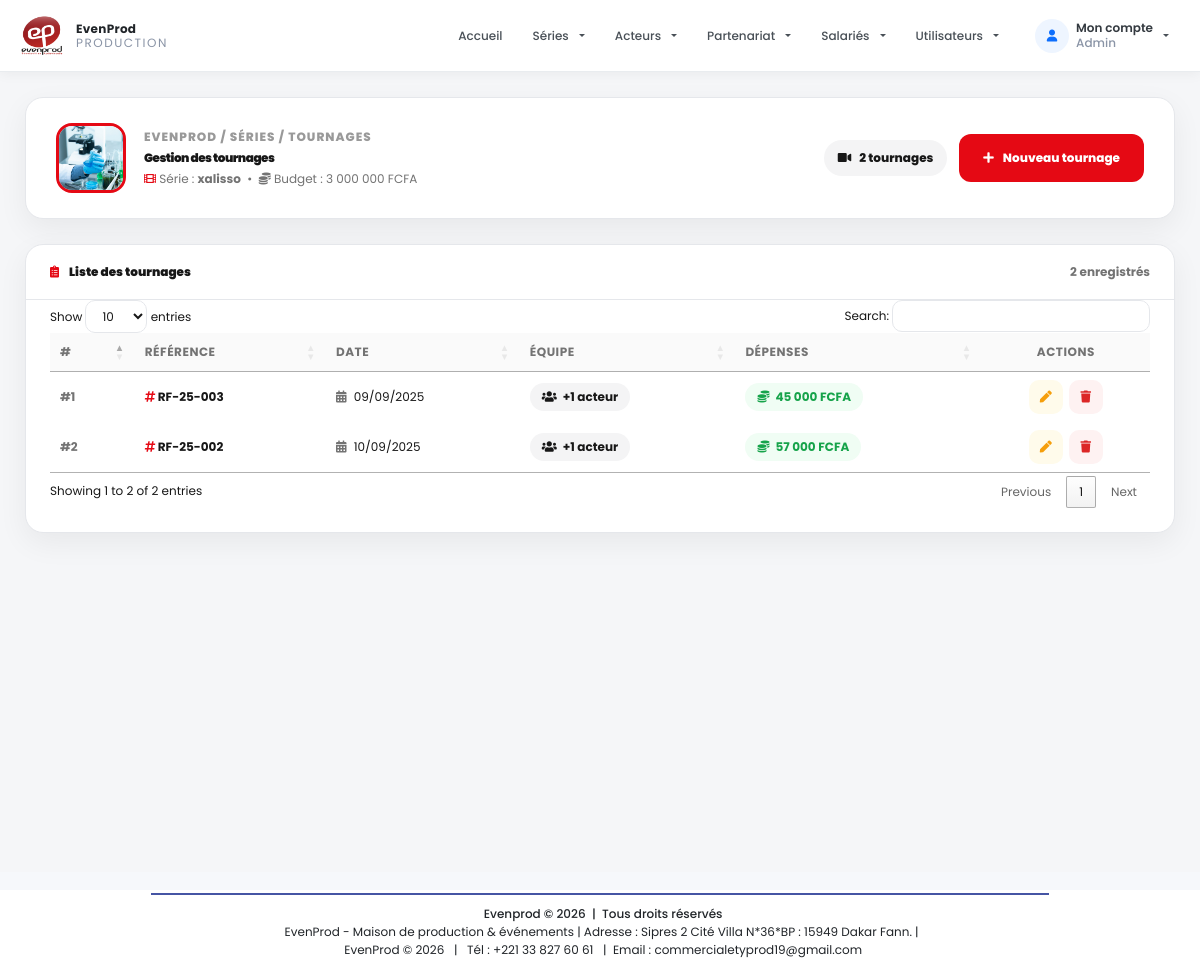
/public/appManager/series/tournages.php?id=1 (signed in), run on the app's committed database.
### tables this page shows
CREATE TABLE IF NOT EXISTS `series` (
  `id` int NOT NULL AUTO_INCREMENT,
  `titre` varchar(150) NOT NULL,
  `description` text,
  `logo` varchar(255) DEFAULT NULL,
  `date_sortie` date DEFAULT NULL,
  `type` varchar(100) DEFAULT NULL,
  `budget` decimal(10,0) NOT NULL,
  `transport` decimal(15,2) NOT NULL DEFAULT '0.00',
  `decors` decimal(15,2) NOT NULL DEFAULT '0.00',
  `reglement_acteurs` decimal(15,2) NOT NULL DEFAULT '0.00',
  `accessoires` decimal(15,2) NOT NULL DEFAULT '0.00',
  `hmc` decimal(15,2) NOT NULL DEFAULT '0.00',
  `carburant` decimal(15,2) NOT NULL DEFAULT '0.00',
  `pharmacie` decimal(15,2) NOT NULL DEFAULT '0.00',
  `receptions` decimal(15,2) NOT NULL DEFAULT '0.00',
  `autres_achats` decimal(15,2) NOT NULL DEFAULT '0.00',
  `projet_id` int DEFAULT NULL,
  PRIMARY KEY (`id`),
  KEY `projet_id` (`projet_id`)
);

CREATE TABLE IF NOT EXISTS `tournages` (
  `id` int NOT NULL AUTO_INCREMENT,
  `serie_id` int NOT NULL,
  `date_tournage` date DEFAULT NULL,
  `date_fin` date DEFAULT NULL,
  `lieu` varchar(255) DEFAULT NULL,
  `description` text,
  `reference` varchar(20) NOT NULL,
  PRIMARY KEY (`id`),
  UNIQUE KEY `reference` (`reference`),
  KEY `serie_id` (`serie_id`)
);

### config/fonction.php (called while the page is built, shortened)
<?php
 function connexionBD()
{
    $host = 'localhost';
    $user = 'root';
    $pass = '';
    $db = 'evenprod_db';
    $connexion = mysqli_connect($host, $user, $pass, $db);
    mysqli_set_charset($connexion, 'utf8mb4');
    return $connexion;
}
$connexion = connexionBD();
function getSerieById($serieId)
{
    global $connexion;
    $serieId = (int) $serieId;
    $sql = "SELECT * FROM series WHERE id = $serieId";
    $res = mysqli_query($connexion, $sql);
    return mysqli_fetch_assoc($res);
}
function getDepenseByTournage($serieId, $tournageId)
{
    global $connexion;
    $serieId = (int) $serieId;
    $tournageId = (int) $tournageId;
    $sql = "SELECT SUM(montant) as total
            FROM depenses
            WHERE serie_id = $serieId AND tournage_id = $tournageId";
    $result = mysqli_query($connexion, $sql);
    $row = mysqli_fetch_assoc($result);
    return $row['total'] ?? 0;
}
function getTournagesBySerieId($serieId)
{
    global $connexion;
    $serieId = (int) $serieId;
    $sql = "SELECT * FROM tournages WHERE serie_id = $serieId ORDER BY id DESC";
    $result = mysqli_query($connexion, $sql);
    $tournages = [];
    if ($result && mysqli_num_rows($result) > 0) {
        while ($row = mysqli_fetch_assoc($result)) {
            $tournages[] = $row;
        }
    }
    return $tournages;
}
function getEquipeCountByTournage($tournageId)
{
    global $connexion;
    $tournageId = (int) $tournageId;
    $sql = "SELECT COUNT(*) as total FROM tournage_acteur WHERE tournage_id = $tournageId";
    $result = mysqli_query($connexion, $sql);
    $row = mysqli_fetch_assoc($result);
    return $row['total'] ?? 0;
}
function getActeursByTournage($tournageId)
{
    global $connexion;
    $tournageId = (int) $tournageId;
    $sql = "SELECT a.id, a.nom, a.prenom,ta.sequence, a.date_naissance, a.contact, a.adresse, sa.cachet
            FROM acteurs a
            INNER JOIN tournage_acteur ta ON ta.acteur_id = a.id
            LEFT JOIN serie_acteur sa ON sa.acteur_id = a.id
            WHERE ta.tournage_id = $tournageId";
    $res = mysqli_query($connexion, $sql);
    $acteurs = [];
    while ($row = mysqli_fetch_assoc($res)) {
        $acteurs[] = $row;
    }
    return $acteurs;
}
?>

### public/appManager/series/tournages.php (the view, shortened to what this page needs)
<?php
include '../../../config/fonction.php';
$id = $_GET['id'] ?? 0;
$serie = getSerieById($id);
$tournages = getTournagesBySerieId($id);
?>
<?php include '../../../includes/header.php'; ?>
<head>
    <link rel="stylesheet" href="https://cdnjs.cloudflare.com/ajax/libs/font-awesome/5.15.4/css/all.min.css">
    <link rel="stylesheet" href="https://cdn.datatables.net/1.13.6/css/jquery.dataTables.min.css">
    <link rel="stylesheet" href="https://cdn.datatables.net/responsive/2.5.0/css/responsive.dataTables.min.css">
</head>
<section class="tournages-page">
    <div class="tournages-container">
        <header class="tournages-header">
            <div class="tournages-header-left">
                <div class="tournages-header-avatar">
                    <?php if (!empty($serie['logo']) && file_exists('../../../uploads/series/' . $serie['logo'])): ?>
                    <img src="../../../uploads/series/<?= htmlspecialchars($serie['logo']) ?>" alt="<?= htmlspecialchars($serie['titre']) ?>">
                    <?php else: ?>
                    <div class="tournages-header-avatar-placeholder">
                        <i class="fas fa-film"></i>
                    </div>
                    <?php endif; ?>
                </div>
                <div>
                    <div class="tournages-breadcrumb">
                        EVENPROD / SÉRIES / TOURNAGES
                    </div>
                    <h1>Gestion des tournages</h1>
                    <p>
                        <i class="fas fa-film" style="color:var(--accent);"></i>
                        Série : <strong><?= htmlspecialchars($serie['titre'] ?? 'Série introuvable') ?></strong>
                        &nbsp;&bull;&nbsp;
                        <i class="fas fa-coins"></i>
                        Budget : <?= number_format($serie['budget'] ?? 0, 0, ',', ' ') ?> FCFA
                    </p>
                </div>
            </div>
            <div class="header-actions">
                <span class="header-count">
                    <i class="fas fa-video"></i>
                    <?= count($tournages) ?> tournage<?= count($tournages) > 1 ? 's' : '' ?>
                </span>
                <a href="add_tourn.php?id_serie=<?= htmlspecialchars($serie['id'] ?? 0) ?>" class="btn-add">
                    <i class="fas fa-plus"></i>
                    Nouveau tournage
                </a>
            </div>
        </header>
        <div class="table-card">
            <div class="table-card-header">
                <h2>
                    <i class="fas fa-clipboard-list"></i>
                    Liste des tournages
                </h2>
                <span><?= count($tournages) ?> enregistré<?= count($tournages) > 1 ? 's' : '' ?></span>
            </div>
            <div class="table-responsive">
                <?php if (!empty($tournages)): ?>
                <table class="tournage-table" id="tournageTable">
                    <thead>
                        <tr>
                            <th>#</th>
                            <th>Référence</th>
                            <th>Date</th>
                            <th>Équipe</th>
                            <th>Dépenses</th>
                            <th style="text-align:center;">Actions</th>
                        </tr>
                    </thead>
                    <tbody>
                        <?php $i = 1; ?>
                        <?php foreach ($tournages as $t):
                            $depense = getDepenseByTournage($id, $t['id']);
                            $equipeCount = getEquipeCountByTournage($t['id']);
                            $acteurs = getActeursByTournage($t['id']);
                        ?>
                        <tr>
                            <td data-label="#">
                                <span style="font-weight:700; color:var(--muted);">#<?= $i ?></span>
                            </td>
                            <td data-label="Référence">
                                <span style="font-weight:700;">
                                    <i class="fas fa-hashtag" style="color:var(--accent); font-size:11px;"></i>
                                    <?= htmlspecialchars($t['reference']) ?>
                                </span>
                            </td>
                            <td data-label="Date">
                                <i class="fas fa-calendar-alt" style="color:var(--muted); font-size:11px; margin-right:4px;"></i>
                                <?= date('d/m/Y', strtotime($t['date_tournage'])) ?>
                            </td>
                            <td data-label="Équipe">
                                <span class="badge-team voir-acteurs"
                                      data-acteurs='<?= htmlspecialchars(json_encode($acteurs)) ?>'
                                      style="cursor:pointer;">
                                    <i class="fas fa-users"></i>
                                    +<?= $equipeCount ?> acteur<?= $equipeCount > 1 ? 's' : '' ?>
                                </span>
                            </td>
                            <td data-label="Dépenses">
                                <span class="badge-depense">
                                    <i class="fas fa-coins"></i>
                                    <?= number_format($depense, 0, ',', ' ') ?> FCFA
                                </span>
                            </td>
                            <td data-label="Actions" style="text-align:center;">
                                <div class="action-group" style="justify-content:center;">
                                    <a href="add_tourn.php?id_serie=<?= $id ?>&id_tournage=<?= $t['id'] ?>"
                                       class="btn-action edit" title="Modifier">
                                        <i class="fas fa-pen"></i>
                                    </a>
                                    <a href="<?= $url_base ?>public/appManager/delete.php?table=tournages&id=<?= htmlspecialchars($t['id']) ?>&redirect=<?= $url_base ?>public/appManager/series/tournages.php?id=<?= htmlspecialchars($id) ?>"
                                       class="btn-action delete"
                                       onclick="return confirm('Êtes-vous sûr de vouloir supprimer ce tournage ? Cette action est irréversible.');"
                                       title="Supprimer">
                                        <i class="fas fa-trash"></i>
                                    </a>
                                </div>
                            </td>
                        </tr>
                        <?php $i++; endforeach; ?>
                    </tbody>
                </table>
                <?php endif; ?>
            </div>
        </div>
    </div>
</section>
<?php include '../../../includes/footer.php'; ?>

### includes/header.php (style rules this page uses)
* { box-sizing: border-box; }
* { font-size: 12px !important; }
body { margin: 0; padding: 0; font-family: 'Poppins', sans-serif; background-color: #f6f8fb; color: #343a40; }

### public/appManager/series/tournages.php (style rules this page uses)
:root { --primary: #171717; --primary-hover: #000; --accent: #e50914; --accent-hover: #b20710; --background: #f5f6f8; --white: #ffffff; --text: #171717; --muted: #737373; --border: #e5e7eb; --success: #16a34a; --danger: #dc2626; --warning: #f59e0b; --info: #3b82f6; --radius: 18px; --shadow: 0 10px 30px rgba(0, 0, 0, .06); }
.tournages-page { min-height: 100vh; background: var(--background); padding: 25px 0 50px; color: var(--text); }
.tournages-container { max-width: 1500px; margin: auto; padding: 0 25px; }
.tournages-header { background: var(--white); border: 1px solid var(--border); border-radius: var(--radius); padding: 25px 30px; margin-bottom: 25px; display: flex; align-items: center; justify-content: space-between; gap: 20px; box-shadow: var(--shadow); }
.tournages-header-left { display: flex; align-items: center; gap: 18px; }
.tournages-header-avatar { width: 70px; height: 70px; flex: 0 0 70px; border-radius: 16px; overflow: hidden; border: 3px solid var(--accent); background: #f4f4f5; }
.tournages-header-avatar img { width: 100%; height: 100%; object-fit: cover; }
.tournages-breadcrumb { font-size: 11px; font-weight: 800; letter-spacing: 1px; color: #999; margin-bottom: 5px; }
.tournages-header h1 { margin: 0; font-size: 25px; font-weight: 900; letter-spacing: -.5px; }
.tournages-header p { margin: 5px 0 0; color: var(--muted); font-size: 14px; }
.header-actions { display: flex; align-items: center; gap: 12px; }
.btn-add { height: 48px; padding: 0 24px; border-radius: 12px; border: 0; background: var(--accent); color: white; display: inline-flex; align-items: center; gap: 9px; font-size: 12px; font-weight: 800; text-decoration: none; cursor: pointer; transition: .2s; }
.header-count { display: inline-flex; align-items: center; gap: 8px; padding: 9px 14px; border-radius: 30px; background: #f4f4f5; font-size: 12px; font-weight: 800; }
.table-card { background: var(--white); border: 1px solid var(--border); border-radius: var(--radius); box-shadow: var(--shadow); overflow: hidden; }
.table-card-header { padding: 18px 24px; border-bottom: 1px solid var(--border); display: flex; align-items: center; justify-content: space-between; }
.table-card-header h2 { margin: 0; font-size: 15px; font-weight: 900; display: flex; align-items: center; gap: 10px; }
.table-card-header h2 i { color: var(--accent); }
.table-card-header span { font-size: 12px; color: var(--muted); font-weight: 700; }
.table-responsive { padding: 0 24px 24px; overflow-x: auto; }
.tournage-table { width: 100%; border-collapse: collapse; font-size: 13px; }
.tournage-table thead { background: #fafafa; border-bottom: 2px solid var(--border); }
.tournage-table thead th { padding: 14px 16px; text-align: left; font-size: 10px; font-weight: 800; text-transform: uppercase; letter-spacing: 0.5px; color: var(--muted); }
.tournage-table tbody tr { border-bottom: 1px solid var(--border); transition: background .15s; }
.tournage-table tbody tr:last-child { border-bottom: 0; }
.tournage-table tbody td { padding: 14px 16px; vertical-align: middle; }
.badge-team { display: inline-flex; align-items: center; gap: 6px; padding: 5px 12px; border-radius: 20px; background: #f4f4f5; font-size: 11px; font-weight: 700; color: var(--text); cursor: pointer; transition: .2s; }
.badge-team i { font-size: 11px; }
.badge-depense { display: inline-flex; align-items: center; gap: 6px; padding: 5px 12px; border-radius: 20px; background: #f0fdf4; font-size: 11px; font-weight: 700; color: var(--success); }
.badge-depense i { font-size: 11px; }
.action-group { display: flex; align-items: center; gap: 6px; }
.btn-action { width: 34px; height: 34px; border-radius: 10px; border: 0; display: inline-flex; align-items: center; justify-content: center; font-size: 13px; text-decoration: none; transition: .2s; cursor: pointer; background: transparent; }
.btn-action.edit { color: var(--warning); background: #fffbeb; }
.btn-action.delete { color: var(--danger); background: #fef2f2; }

### data on the page
series: logo (picture), titre "xalisso", budget "3 000 000"
tournages: reference "RF-25-003", date_tournage "09/09/2025", equipeCount "1", depense "45 000"
tournages: reference "RF-25-002", date_tournage "10/09/2025", equipeCount "1", depense "57 000"

### other printed values
$role "Admin"
count($tournages) "2"
